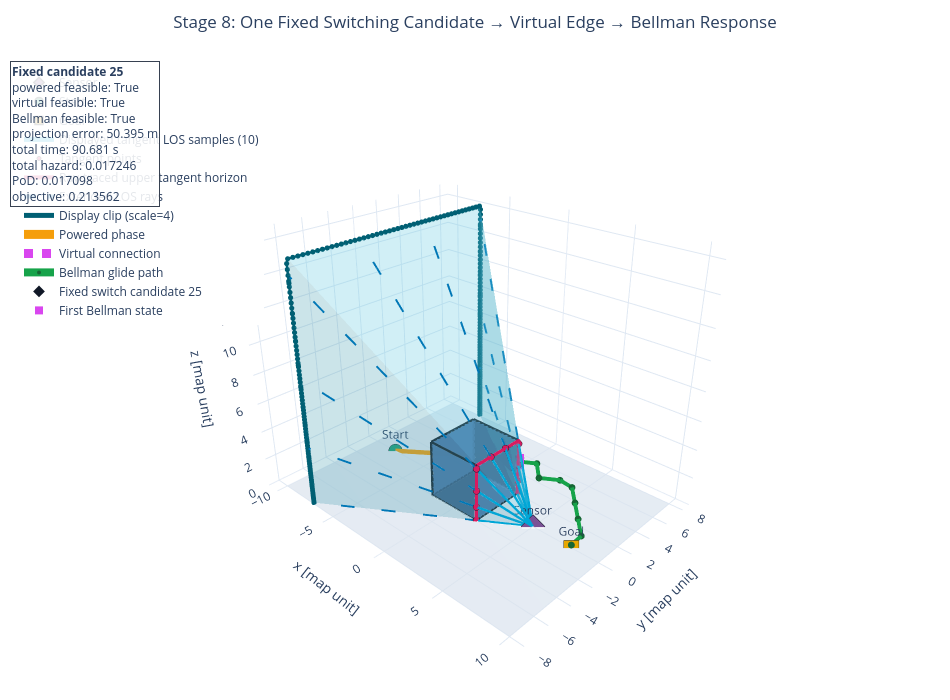

Notebook cell for this chart:
### Code cell
# Cell 7 — Single-candidate trajectory
display(HTML("<h3>Cell 7 — Deterministic single-candidate mission</h3>"))
fixed_evaluation = next(
    item for item in energy_evaluations
    if item.candidate_id == CONFIG.deterministic_single_candidate_id
)
hazard_field = GlideDetectionHazardModel(
    terrain,
    mission_points.sensor,
    parameters=CONFIG.detection,
    physical_scale=CONFIG.physical_scale,
)
started = perf_counter()
single_response = solve_single_candidate_response(
    fixed_evaluation,
    bellman_graph,
    unit_reachability,
    mission_points,
    hazard_field,
    parameters=CONFIG.glider,
    physical_scale=CONFIG.physical_scale,
    objective_parameters=CONFIG.attacker_objective,
    quadrature_resolution=D.hazard_quadrature_resolution,
)
timings["single_candidate_s"] = perf_counter() - started
assert single_response.feasible
single_objective = single_response.selected_option.objective
single_diagnostics = {
    "candidate_id": single_response.candidate_id,
    "virtual_target_state": single_response.selected_option.connection.target_state_id,
    "glide_edges": len(single_response.selected_option.glide_edges),
    "mission_time_s": single_objective.mission_time_s,
    "mission_hazard": single_objective.mission_hazard,
    "mission_PoD": single_objective.mission_pod,
    "attacker_objective": single_objective.objective_value,
    "energy_margin_m": single_response.selected_option.energy.margin_m,
}
single_figure = plot_single_candidate_mission(
    terrain, mission_points, los_surface, visualization_rays, single_response,
)
save_figure(single_figure, FIGURE_DIRECTORY, "cell_07_single_candidate.html")
display(HTML(html_table(("Single-candidate result", "Value"), single_diagnostics.items())))
display(single_figure)
single_diagnostics

### Figure 1 — Plotly figure (JSON) as saved in the notebook; plotly's stock layout.template omitted (floating-point values rounded to 4 significant figures; data arrays with more than 128 entries replaced by an {"elided": "..."} marker saying what was removed)
{"data": [{"color": "#d9e2ec", "flatshading": true, "hovertemplate": "Ground plane<br>x=%{x:.2f} map unit<br>y=%{y:.2f} map unit<br>z=%{z:.2f} map unit<extra></extra>", "i": [0, 0], "j": [1, 2], "k": [2, 3], "name": "Ground plane", "opacity": 0.72, "type": "mesh3d", "x": [-10.0, 10.0, 10.0, -10.0], "y": [-8.0, -8.0, 8.0, 8.0], "z": [0.0, 0.0, 0.0, 0.0]}, {"color": "#4c78a8", "flatshading": true, "hovertemplate": "Obstacle terrain<br>x=%{x:.2f} map unit<br>y=%{y:.2f} map unit<br>z=%{z:.2f} map unit<extra></extra>", "i": [0, 0, 4, 4, 0, 0, 1, 1, 2, 2, 3, 3], "j": [2, 3, 5, 6, 1, 5, 2, 6, 3, 7, 0, 4], "k": [1, 2, 6, 7, 5, 4, 6, 5, 7, 6, 4, 7], "name": "Obstacle terrain", "opacity": 0.9, "type": "mesh3d", "x": [-2.0, 2.0, 2.0, -2.0, -2.0, 2.0, 2.0, -2.0], "y": [-2.0, -2.0, 2.0, 2.0, -2.0, -2.0, 2.0, 2.0], "z": [0.0, 0.0, 0.0, 0.0, 4.0, 4.0, 4.0, 4.0]}, {"hoverinfo": "skip", "line": {"color": "#17202a", "width": 5}, "mode": "lines", "name": "Terrain edges", "showlegend": false, "type": "scatter3d", "x": [-2.0, 2.0, null, -2.0, -2.0, null, -2.0, -2.0, null, 2.0, 2.0, null, 2.0, 2.0, null, 2.0, -2.0, null, 2.0, 2.0, null, -2.0, -2.0, null, -2.0, 2.0, null, -2.0, -2.0, null, 2.0, 2.0, null, 2.0, -2.0, null], "y": [-2.0, -2.0, null, -2.0, 2.0, null, -2.0, -2.0, null, -2.0, 2.0, null, -2.0, -2.0, null, 2.0, 2.0, null, 2.0, 2.0, null, 2.0, 2.0, null, -2.0, -2.0, null, -2.0, 2.0, null, -2.0, 2.0, null, 2.0, 2.0, null], "z": [0.0, 0.0, null, 0.0, 0.0, null, 0.0, 4.0, null, 0.0, 0.0, null, 0.0, 4.0, null, 0.0, 0.0, null, 0.0, 4.0, null, 0.0, 4.0, null, 4.0, 4.0, null, 4.0, 4.0, null, 4.0, 4.0, null, 4.0, 4.0, null]}, {"hovertemplate": "Sensor<br>x=%{x:.2f} map unit<br>y=%{y:.2f} map unit<br>z=%{z:.2f} map unit<extra></extra>", "marker": {"color": "#7a5195", "line": {"color": "#17202a", "width": 1.5}, "size": 8, "symbol": "diamond"}, "mode": "markers+text", "name": "Sensor", "text": ["Sensor"], "textposition": "top center", "type": "scatter3d", "x": [5.0], "y": [0.0], "z": [0.0]}, {"hovertemplate": "Start<br>x=%{x:.2f} map unit<br>y=%{y:.2f} map unit<br>z=%{z:.2f} map unit<extra></extra>", "marker": {"color": "#1b9e77", "line": {"color": "#17202a", "width": 1.5}, "size": 8, "symbol": "circle"}, "mode": "markers+text", "name": "Start", "text": ["Start"], "textposition": "top center", "type": "scatter3d", "x": [-8.0], "y": [0.0], "z": [0.0]}, {"hovertemplate": "Goal<br>x=%{x:.2f} map unit<br>y=%{y:.2f} map unit<br>z=%{z:.2f} map unit<extra></extra>", "marker": {"color": "#e6a700", "line": {"color": "#17202a", "width": 1.5}, "size": 8, "symbol": "square"}, "mode": "markers+text", "name": "Goal", "text": ["Goal"], "textposition": "top center", "type": "scatter3d", "x": [8.0], "y": [0.0], "z": [0.0]}, {"hoverinfo": "skip", "line": {"color": "#00a6d6", "width": 5}, "mode": "lines", "name": "Displayed tangent LOS samples (10)", "type": "scatter3d", "x": [5.0, 2.0, null, 5.0, 2.0, null, 5.0, 2.0, null, 5.0, 2.0, null, 5.0, 2.0, null, 5.0, 2.0, null, 5.0, 2.0, null, 5.0, 2.0, null, 5.0, 2.0, null, 5.0, 2.0, null], "y": [0.0, 2.0, null, 0.0, 2.0, null, 0.0, 2.0, null, 0.0, 2.0, null, 0.0, 0.6869, null, 0.0, -0.6869, null, 0.0, -2.0, null, 0.0, -2.0, null, 0.0, -2.0, null, 0.0, -2.0, null], "z": [0.0, 0.02618, null, 0.0, 1.026, null, 0.0, 2.208, null, 0.0, 3.772, null, 0.0, 4.0, null, 0.0, 4.0, null, 0.0, 3.772, null, 0.0, 2.208, null, 0.0, 1.026, null, 0.0, 0.02618, null]}, {"hovertemplate": "Tangent point<br>x=%{x:.3f} map unit<br>y=%{y:.3f} map unit<br>z=%{z:.3f} map unit<extra></extra>", "marker": {"color": "#d81b60", "line": {"color": "#17202a", "width": 1.0}, "size": 4, "symbol": "circle"}, "mode": "markers", "name": "Tangent points", "type": "scatter3d", "x": [2.0, 2.0, 2.0, 2.0, 2.0, 2.0, 2.0, 2.0, 2.0, 2.0], "y": [2.0, 2.0, 2.0, 2.0, 0.6869, -0.6869, -2.0, -2.0, -2.0, -2.0], "z": [0.02618, 1.026, 2.208, 3.772, 4.0, 4.0, 3.772, 2.208, 1.026, 0.02618]}, {"hoverinfo": "skip", "line": {"color": "#d81b60", "width": 4}, "marker": {"color": "#d81b60", "size": 2}, "mode": "lines+markers", "name": "Ray-traced upper tangent horizon", "type": "scatter3d", "x": {"elided": "213 float values"}, "y": {"elided": "213 float values"}, "z": {"elided": "213 float values"}}, {"color": "#58c4dd", "flatshading": true, "hovertemplate": "LOS tangent surface (212 panels)<br>x=%{x:.2f} map unit<br>y=%{y:.2f} map unit<br>z=%{z:.2f} map unit<extra></extra>", "i": {"elided": "212 int values"}, "j": {"elided": "212 int values"}, "k": {"elided": "212 int values"}, "name": "LOS tangent surface (212 panels)", "opacity": 0.28, "type": "mesh3d", "x": {"elided": "214 float values"}, "y": {"elided": "214 float values"}, "z": {"elided": "214 float values"}}, {"hoverinfo": "skip", "line": {"color": "#0077b6", "dash": "dash", "width": 4}, "mode": "lines", "name": "Extended LOS rays", "type": "scatter3d", "x": [2.0, -7.0, null, 2.0, -7.0, null, 2.0, -7.0, null, 2.0, -7.0, null, 2.0, -7.0, null, 2.0, -7.0, null, 2.0, -7.0, null, 2.0, -7.0, null, 2.0, -7.0, null, 2.0, -7.0, null], "y": [2.0, 8.0, null, 2.0, 8.0, null, 2.0, 8.0, null, 2.0, 8.0, null, 0.6869, 2.748, null, -0.6869, -2.748, null, -2.0, -8.0, null, -2.0, -8.0, null, -2.0, -8.0, null, -2.0, -8.0, null], "z": [0.02618, 0.1047, null, 1.026, 4.104, null, 2.208, 8.834, null, 3.772, 15.09, null, 4.0, 16.0, null, 4.0, 16.0, null, 3.772, 15.09, null, 2.208, 8.834, null, 1.026, 4.104, null, 0.02618, 0.1047, null]}, {"hovertemplate": "Display clip<br>x=%{x:.3f} map unit<br>y=%{y:.3f} map unit<br>z=%{z:.3f} map unit<extra></extra>", "line": {"color": "#005f73", "width": 5}, "marker": {"color": "#005f73", "size": 3}, "mode": "lines+markers", "name": "Display clip (scale=4)", "type": "scatter3d", "x": {"elided": "213 float values"}, "y": {"elided": "213 float values"}, "z": {"elided": "213 float values"}}, {"hovertemplate": "Powered phase<extra></extra>", "line": {"color": "#f59e0b", "width": 9}, "mode": "lines", "name": "Powered phase", "type": "scatter3d", "x": [-8.0, 0.5], "y": [0.0, 3.0], "z": [0.0, 1.663]}, {"hovertemplate": "Virtual connection<extra></extra>", "line": {"color": "#d946ef", "dash": "dot", "width": 9}, "mode": "lines", "name": "Virtual connection", "type": "scatter3d", "x": [0.5, 1.0], "y": [3.0, 3.0], "z": [1.663, 1.6]}, {"hovertemplate": "Glide lattice<br>x=%{x:.3f}<br>y=%{y:.3f}<br>z=%{z:.3f}<extra></extra>", "line": {"color": "#16a34a", "width": 8}, "marker": {"color": "#166534", "size": 4}, "mode": "lines+markers", "name": "Bellman glide path", "type": "scatter3d", "x": [1.0, 2.0, 3.0, 4.0, 5.0, 6.0, 7.0, 8.0, 8.0], "y": [3.0, 4.0, 3.0, 4.0, 4.0, 3.0, 2.0, 1.0, 0.0], "z": [1.6, 1.4, 1.2, 1.0, 0.9, 0.7, 0.5, 0.3, 0.2]}, {"hovertemplate": "Candidate 25<br>x=%{x:.5f}<br>y=%{y:.5f}<br>z=%{z:.5f}<extra></extra>", "marker": {"color": "#111827", "size": 9, "symbol": "diamond"}, "mode": "markers", "name": "Fixed switch candidate 25", "type": "scatter3d", "x": [0.5], "y": [3.0], "z": [1.663]}, {"hovertemplate": "First Bellman state<br>x=%{x:.3f}<br>y=%{y:.3f}<br>z=%{z:.3f}<extra></extra>", "marker": {"color": "#d946ef", "size": 8, "symbol": "square"}, "mode": "markers", "name": "First Bellman state", "type": "scatter3d", "x": [1.0], "y": [3.0], "z": [1.6]}], "layout": {"annotations": [{"align": "left", "bgcolor": "rgba(255,255,255,0.88)", "bordercolor": "#374151", "showarrow": false, "text": "<b>Fixed candidate 25</b><br>powered feasible: True<br>virtual feasible: True<br>Bellman feasible: True<br>projection error: 50.395 m<br>total time: 90.681 s<br>total hazard: 0.017246<br>PoD: 0.017098<br>objective: 0.213562", "x": 0.01, "xanchor": "left", "xref": "paper", "y": 0.99, "yanchor": "top", "yref": "paper"}], "height": 700, "legend": {"groupclick": "toggleitem", "x": 0.02, "y": 0.98}, "margin": {"b": 0, "l": 0, "r": 0, "t": 55}, "scene": {"aspectmode": "data", "camera": {"eye": {"x": 1.55, "y": -1.65, "z": 1.15}, "up": {"x": 0.0, "y": 0.0, "z": 1.0}}, "xaxis": {"range": [-11.0, 11.0], "showspikes": false, "title": {"text": "x [map unit]"}}, "yaxis": {"range": [-8.8, 8.8], "showspikes": false, "title": {"text": "y [map unit]"}}, "zaxis": {"range": [0.0, 16.8], "showspikes": false, "title": {"text": "z [map unit]"}}}, "title": {"text": "Stage 8: One Fixed Switching Candidate → Virtual Edge → Bellman Response", "x": 0.5}, "width": 950}}
